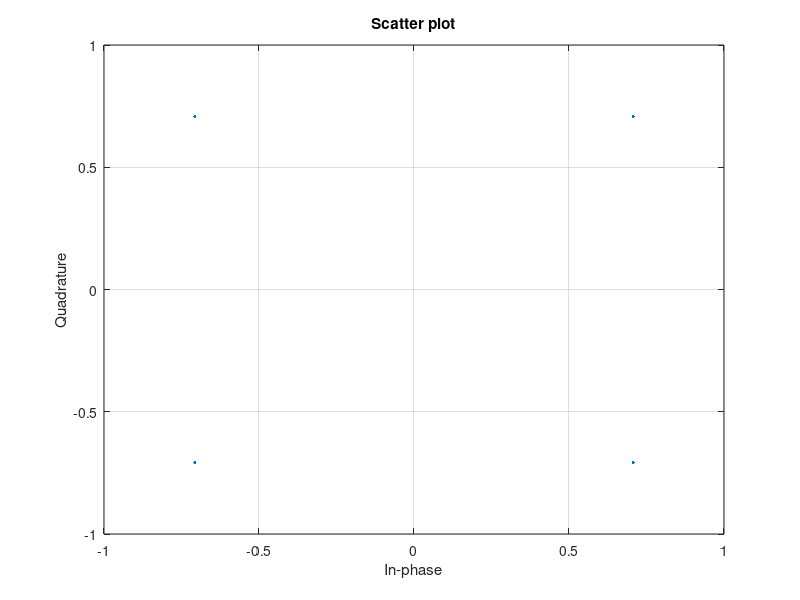

MATLAB code for this plot: (Note: this script raises an error after producing the figure.)
clc;
clear;
%全文原理介绍见：https://zhuanlan.zhihu.com/p/57967971
%————————————————————————————————————————————————————————%
%q1:ifft点数难道不是应该等于子载波数吗？子载波数与ifft点数的关系？
%a:ifft点数等于子载波数
%q2：对矩阵进行fft？
%a:y可以是一向量或矩阵，若y为向量，则Y是y的FFT，并且与y具有相同的长度。若y为一矩阵，则Y是对矩阵的每一列向量进行FFT。
%q3：怎么对ofdm信号上变频
%————————————————————————————————————————————————————————%

%% 参数设置

N_sc=52;      %系统子载波数（不包括直流载波）、number of subcarrierA
N_fft=64;            % FFT 长度
N_cp=16;             % 循环前缀长度、Cyclic prefix
N_symbo=N_fft+N_cp;        % 1个完整OFDM符号长度
N_c=53;             % 包含直流载波的总的子载波数、number of carriers
M=4;               %4PSK调制
SNR=0:1:25;         %仿真信噪比
N_frm=10;            % 每种信噪比下的仿真帧数、frame
Nd=6;               % 每帧包含的OFDM符号数
P_f_inter=6;      %导频间隔
data_station=[];    %导频位置
L=7;                %卷积码约束长度
tblen=6*L;          %Viterbi译码器回溯深度
stage = 3;          % m序列的阶数
ptap1 = [1 3];      % m序列的寄存器连接方式
regi1 = [1 1 1];    % m序列的寄存器初始值


%% 基带数据数据产生
P_data=randi([0 1],1,N_sc*Nd*N_frm);


%% 信道编码（卷积码、或交织器）
%卷积码：前向纠错非线性码
%交织：使突发错误最大限度的分散化
trellis = poly2trellis(7,[133 171]);       %(2,1,7)卷积编码
code_data=convenc(P_data,trellis);


%% qpsk调制
data_temp1= reshape(code_data,log2(M),[])';             %以每组2比特进行分组，M=4
data_temp2= bi2de(data_temp1);                             %二进制转化为十进制
modu_data=pskmod(data_temp2,M,pi/M);              % 4PSK调制
% figure(1);
scatterplot(modu_data),grid;                  %星座图(也可以取实部用plot函数)

%% 扩频
%————————————————————————————————————————————————————————%
%扩频通信信号所占有的频带宽度远大于所传信息必需的最小带宽
%根据香农定理，扩频通信就是用宽带传输技术来换取信噪比上的好处，这就是扩频通信的基本思想和理论依据。
%扩频就是将一系列正交的码字与基带调制信号内积
%扩频后数字频率变成了原来的m倍。码片数量 = 2（符号数）* m（扩频系数）
%————————————————————————————————————————————————————————%

code = mseq(stage,ptap1,regi1,N_sc);     % 扩频码的生成
code = code * 2 - 1;         %将1、0变换为1、-1
modu_data=reshape(modu_data,N_sc,length(modu_data)/N_sc);
spread_data = spread(modu_data,code);        % 扩频
spread_data=reshape(spread_data,[],1);

%% 插入导频
P_f=3+3*1i;                       %Pilot frequency
P_f_station=[1:P_f_inter:N_fft];%导频位置（导频位置很重要，why?）
pilot_num=length(P_f_station);%导频数量

for img=1:N_fft                        %数据位置
    if mod(img,P_f_inter)~=1          %mod(a,b)就是求的是a除以b的余数
        data_station=[data_station,img];
    end
end
data_row=length(data_station);
data_col=ceil(length(spread_data)/data_row);

pilot_seq = ones(pilot_num, data_col)*P_f;%将导频放入矩阵
data=zeros(N_fft,data_col);%预设整个矩阵
data(P_f_station(1:end),:)=pilot_seq;%对pilot_seq按行取

if data_row*data_col > length(spread_data)
    data2 = [spread_data; zeros(data_row*data_col-length(spread_data),1)];%将数据矩阵补齐，补0是虚载频~
end;

%% 串并转换
data_seq=reshape(data2,data_row,data_col);
data(data_station(1:end),:)=data_seq;%将导频与数据合并

%% IFFT
ifft_data=ifft(data); 

%% 插入保护间隔、循环前缀
Tx_cd=[ifft_data(N_fft-N_cp+1:end,:);ifft_data]; %把ifft的末尾N_cp个数补充到最前面

%% 并串转换
Tx_data=reshape(Tx_cd,[],1);%由于传输需要

%% 信道（通过多经瑞利信道、或信号经过AWGN信道）
 Ber=zeros(1,length(SNR));
 Ber2=zeros(1,length(SNR));
for jj=1:length(SNR)
    rx_channel=awgn(Tx_data,SNR(jj),'measured');%添加高斯白噪声
    
%% 串并转换
    Rx_data1=reshape(rx_channel,N_fft+N_cp,[]);
    
%% 去掉保护间隔、循环前缀
    Rx_data2=Rx_data1(N_cp+1:end,:);

%% FFT
    fft_data=fft(Rx_data2);
    
%% 信道估计与插值（均衡）
    data3=fft_data(1:N_fft,:); 
    Rx_pilot=data3(P_f_station(1:end),:); %接收到的导频
    h = Rx_pilot./pilot_seq; 
    H = interp1( P_f_station(1:end)', h, data_station(1:end)','linear','extrap');%分段线性插值：插值点处函数值由连接其最邻近的两侧点的线性函数预测。对超出已知点集的插值点用指定插值方法计算函数值

%% 信道校正
    data_aftereq=data3(data_station(1:end),:)./H;
%% 并串转换
    data_aftereq=reshape(data_aftereq,[],1);
    data_aftereq=data_aftereq(1:length(spread_data));
    data_aftereq=reshape(data_aftereq,N_sc,length(data_aftereq)/N_sc);
    
%% 解扩
    demspread_data = despread(data_aftereq,code);       % 数据解扩
    
%% QPSK解调
    demodulation_data=pskdemod(demspread_data,M,pi/M);    
    De_data1 = reshape(demodulation_data,[],1);
    De_data2 = de2bi(De_data1);
    De_Bit = reshape(De_data2',1,[]);

%% （解交织）
%% 信道译码（维特比译码）
    trellis = poly2trellis(7,[133 171]);
    rx_c_de = vitdec(De_Bit,trellis,tblen,'trunc','hard');   %硬判决

%% 计算误码率
    [err,Ber2(jj)] = biterr(De_Bit(1:length(code_data)),code_data);%译码前的误码率
    [err, Ber(jj)] = biterr(rx_c_de(1:length(P_data)),P_data);%译码后的误码率

end
 figure(2);
 semilogy(SNR,Ber2,'b-s');
 hold on;
 semilogy(SNR,Ber,'r-o');
 hold on;
 legend('4PSK调制、卷积码译码前（有扩频）','4PSK调制、卷积码译码后（有扩频）');
 hold on;
 xlabel('SNR');
 ylabel('BER');
 title('AWGN信道下误比特率曲线');

 figure(3)
 subplot(2,1,1);
 x=0:1:30;
 stem(x,P_data(1:31));
 ylabel('amplitude');
 title('发送数据（以前30个数据为例)');
 legend('4PSK调制、卷积译码、有扩频');

 subplot(2,1,2);
 x=0:1:30;
 stem(x,rx_c_de(1:31));
 ylabel('amplitude');
 title('接收数据(以前30个数据为例)');
 legend('4PSK调制、卷积译码、有扩频');
